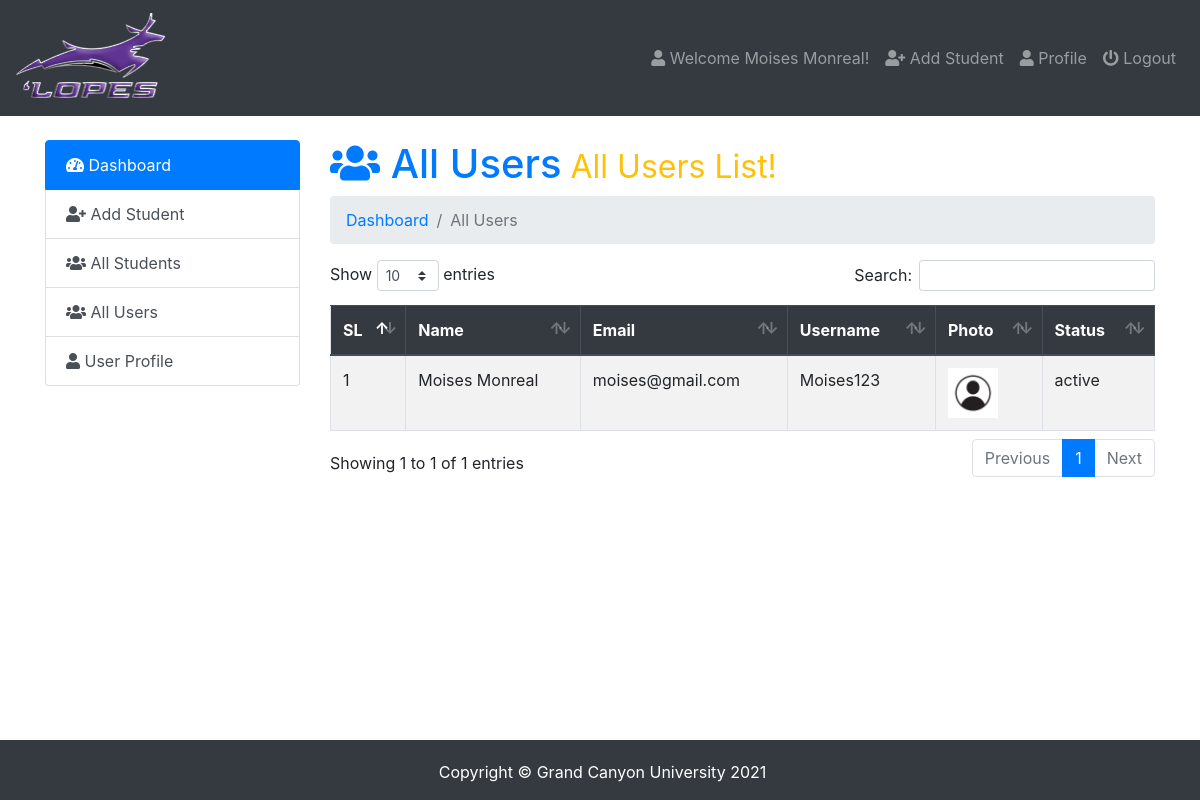
Screenshot of /admin/index.php?page=all-users (signed in) with the database file from the repository.
### tables this page shows
CREATE TABLE `users` (
  `id` int(5) NOT NULL,
  `name` varchar(50) NOT NULL,
  `email` varchar(50) NOT NULL,
  `username` varchar(50) NOT NULL,
  `password` varchar(100) NOT NULL,
  `photo` varchar(50) NOT NULL,
  `status` varchar(12) NOT NULL,
  `datetime` timestamp NOT NULL DEFAULT current_timestamp()
);

### admin/all-users.php (the view, shortened to what this page needs)
<h1 class="text-primary"><i class="fas fa-users"></i>  All Users<small class="text-warning"> All Users List!</small></h1>
<nav aria-label="breadcrumb">
  <ol class="breadcrumb">
     <li class="breadcrumb-item" aria-current="page"><a href="index.php">Dashboard </a></li>
     <li class="breadcrumb-item active" aria-current="page">All Users</li>
  </ol>
</nav>
<table class="table  table-striped table-hover table-bordered" id="data">
  <thead class="thead-dark">
    <tr>
      <th scope="col">SL</th>
      <th scope="col">Name</th>
      <th scope="col">Email</th>
      <th scope="col">Username</th>
      <th scope="col">Photo</th>
      <th scope="col">Status</th>
    </tr>
  </thead>
  <tbody>
    <?php
      $query=mysqli_query($db_con,'SELECT * FROM `users`');
      $i=1;
      while ($result = mysqli_fetch_array($query)) { ?>
      <tr>
        <?php
        echo '<td>'.$i.'</td>
          <td>'.ucwords($result['name']).'</td>
          <td>'.$result['email'].'</td>
          <td>'.ucwords($result['username']).'</td>
          <td><img src="images/'.$result['photo'].'" height="50px"></td>
          <td>'.$result['status'].'</td>';?>
      </tr>
     <?php $i++;} ?>
  </tbody>
</table>

### admin/index.php (shortened to what this page needs)
<?php require_once 'db_con.php';
?>
<!doctype html>
<html lang="en">
  <head>
    <link rel="stylesheet" href="../css/bootstrap.min.css">
    <link rel="stylesheet" href="../css/dataTables.bootstrap4.min.css">
    <link rel="stylesheet" href="../css/fontawesome.min.css">
    <link rel="stylesheet" href="../css/solid.min.css">
    <link rel="stylesheet" href="https://cdnjs.cloudflare.com/ajax/libs/animate.css/4.0.0/animate.min.css"/>
    <link rel="stylesheet" type="text/css" href="../css/style.css">
  </head>
  <body>
<nav class="navbar navbar-expand-lg navbar-dark bg-dark">
  <a class="navbar-brand" href="index.php"><img src="images/logo.png" alt="gcu logo" width="150" height="90"></a>
  <div class="navbar-collapse collapse justify-content-end" id="navbarSupportedContent">
    <?php $showuser = $_SESSION['user_login']; $haha = mysqli_query($db_con,"SELECT * FROM `users` WHERE `username`='$showuser';"); $showrow=mysqli_fetch_array($haha); ?>
    <ul class="nav navbar-nav ">
      <li class="nav-item"><a class="nav-link" href="index.php?page=user-profile"><i class="fa fa-user"></i> Welcome <?php echo $showrow['name']; ?>!</a></li>
      <li class="nav-item"><a class="nav-link" href="index.php?page=add-student"><i class="fa fa-user-plus"></i> Add Student</a></li>
      <li class="nav-item"><a class="nav-link" href="index.php?page=user-profile"><i class="fa fa-user"></i> Profile</a></li>
      <li class="nav-item"><a class="nav-link" href="logout.php"><i class="fa fa-power-off"></i> Logout</a></li>
    </ul>
  </div>
</nav>
<br>
    <div class="container">
        <div class="row">
          <div class="col-md-3">
            <div class="list-group">
              <a href="index.php?page=dashboard" class="list-group-item list-group-item-action active">
               <i class="fas fa-tachometer-alt"></i> Dashboard
              </a>
              <a href="index.php?page=add-student" class="list-group-item list-group-item-action"><i class="fa fa-user-plus"></i> Add Student</a>
              <a href="index.php?page=all-student" class="list-group-item list-group-item-action"><i class="fa fa-users"></i> All Students</a>
              <a href="index.php?page=all-users" class="list-group-item list-group-item-action"><i class="fa fa-users"></i> All Users</a>
              <a href="index.php?page=user-profile" class="list-group-item list-group-item-action"><i class="fa fa-user"></i> User Profile</a>
            </div>
          </div>
          <div class="col-md-9">
             <div class="content">
                 <?php
                   if (isset($_GET['page'])) {
                    $page = $_GET['page'].'.php';
                    }else{
                      $page = 'dashboard.php';
                    }
                    if (file_exists($page)) {
                      require_once $page;
                    }else{
                      require_once '404.php';
                    }
                  ?>
             </div>
        </div>
        </div>
    </div>
    <footer class="footer">
      <div class="container" style="text-align:center;">
        <p>Copyright &copy; Grand Canyon University <?php echo date('Y') ?></p>
      </div>
    </footer>
  </body>
</html>

### css/style.css (style rules this page uses)
body { margin:0; padding:0; height:100%; margin-bottom: 80px; }
footer { background: #343a40; color:#fff; padding: 20px 0px 5px 5px; position: fixed; bottom: 0px; height: 60px; width: 100%; text-align: center; }

### rows the page displays
users: name "Moises Monreal", email "moises@gmail.com", username "Moises123", photo (picture), status "active"
